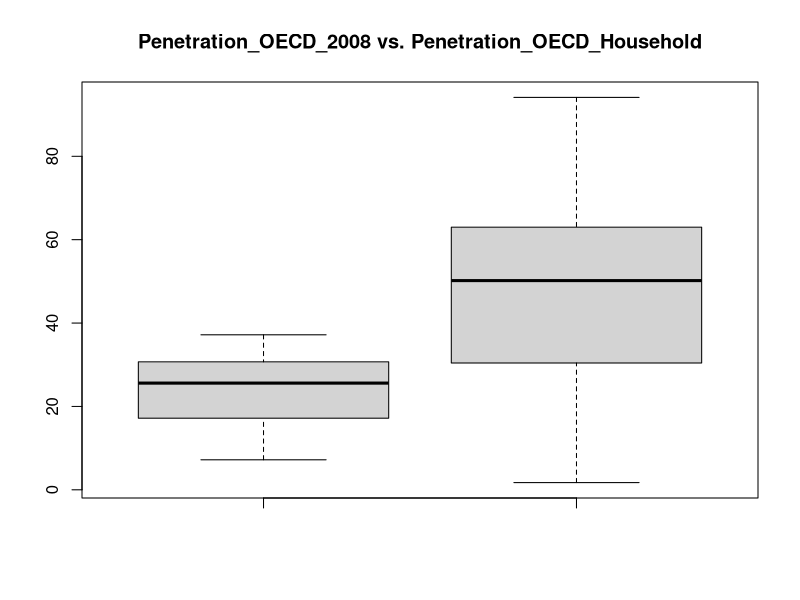
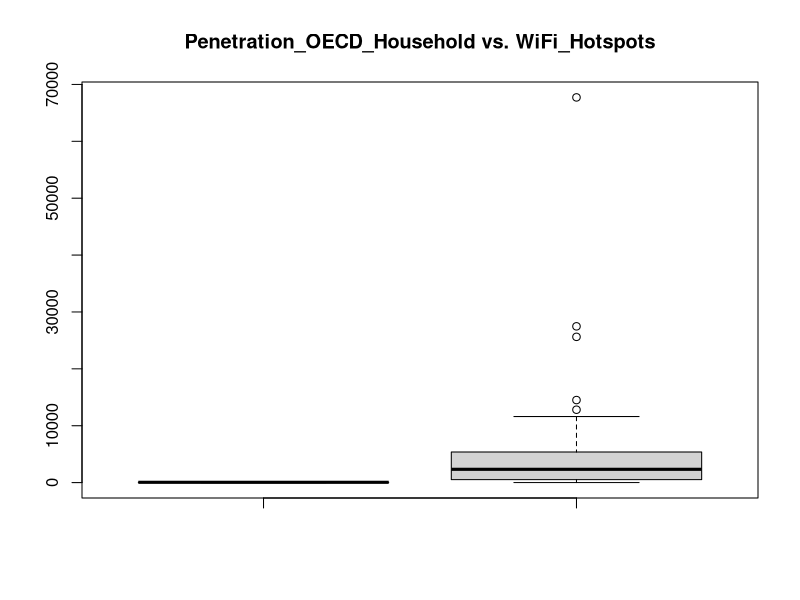
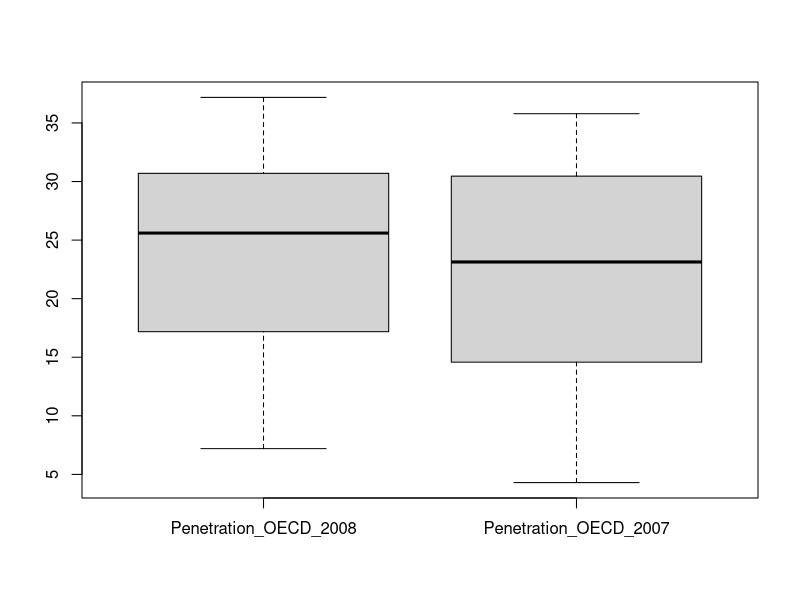
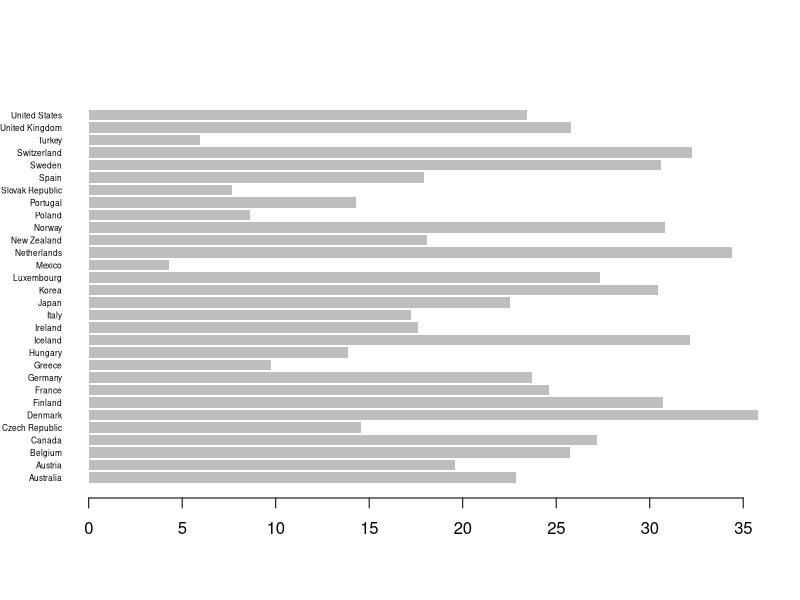
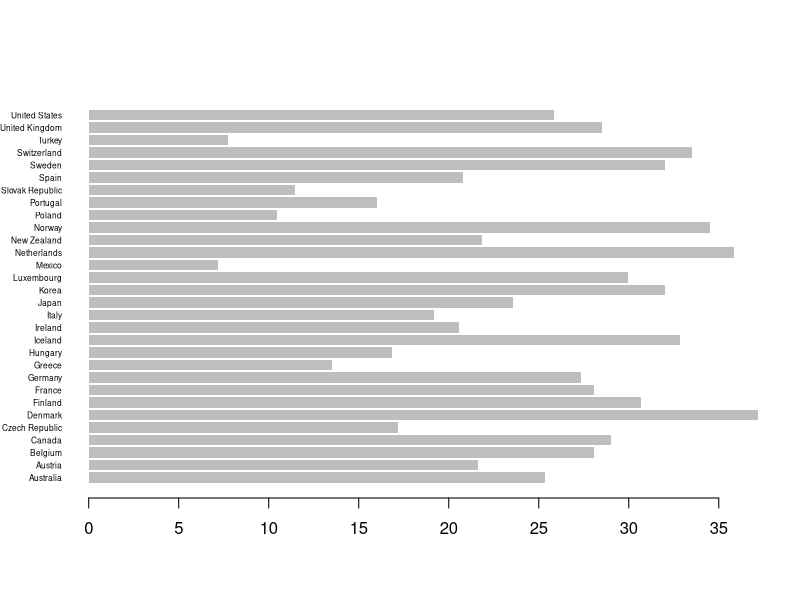
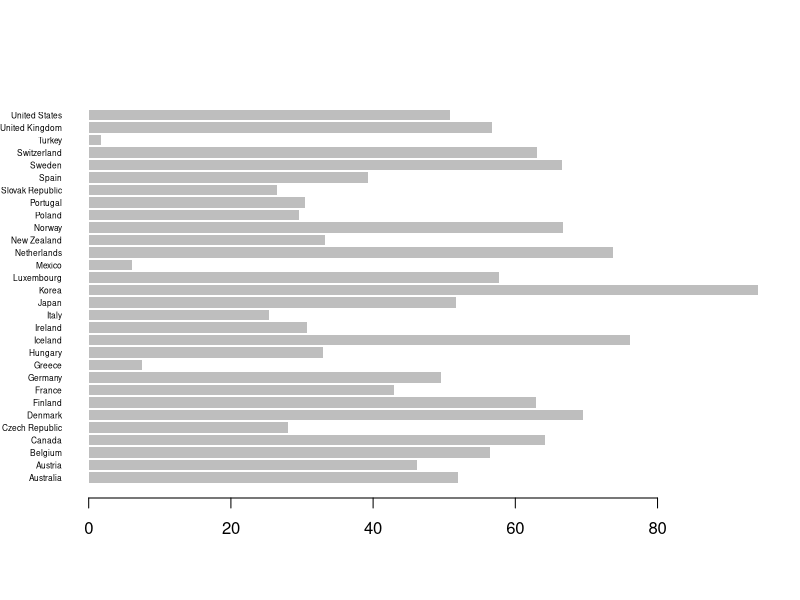

Here is the R script that generated these plots, in order:
## ---- chunk 1
knitr::opts_chunk$set(echo = TRUE)
## ---- chunk 2
setwd('/Users/arthur/Desktop')
## ---- chunk 3
Price = read.csv("Price.csv")
colnames(Price) <- c('Country', 'Country_Code', 'Price_LowSpeed', 'Price_MedSpeed', 'Price_HighSpeed', 'Price_VeryHighSpeed')
colnames(Price)
## ---- chunk 4
Penetration = read.csv("Penetration.csv")
#Drop the NA Column which contains no data
Penetration <- Penetration[, 0:12]
colnames(Penetration) <- c('Country', 'Country_Code', 'Penetration_OECD_2008', 'Penetration_OECD_2007', 'Penetration_OECD_Household', 'Penetration_OECD_2G_3G', 'Penetration_GC_Penetration', 'Penetration_3G', 'Growth_3G_Penetration', 'WiFi_Hotspots', 'Wifi_Hotspots_Per_100,000', 'Percent_Population_Urban')
colnames(Penetration)
## ---- chunk 5
summary(Penetration)
# Looking at the summary statistics of each variable, 
## ---- chunk 6
library(car)
boxplot(Penetration$Penetration_OECD_2008, Penetration$Penetration_OECD_Household, main = 'Penetration_OECD_2008 vs. Penetration_OECD_Household')
## ---- chunk 7
Negative = Penetration$Penetration_OECD_2007 > Penetration$Penetration_OECD_2008 
NP = Penetration[Negative, ]
NP
## ---- chunk 8
boxplot(Penetration$Penetration_OECD_Household, Penetration$WiFi_Hotspots, main = 'Penetration_OECD_Household vs. WiFi_Hotspots')
## ---- chunk 9
boxplot(Penetration[,3:4])
## ---- chunk 10
barplot(Penetration$Penetration_OECD_2007, names.arg=Penetration$Country, horiz=TRUE, las=1, cex.names=0.5, border=NA)
## ---- chunk 11
barplot(Penetration$Penetration_OECD_2008, names.arg=Penetration$Country
        , horiz=TRUE, las=1, cex.names=0.5, border=NA)
## ---- chunk 12

## ---- chunk 13
barplot(Penetration$Penetration_OECD_Household, names.arg=Penetration$Country
        , horiz=TRUE, las=1, cex.names=0.5, border=NA)
## ---- chunk 14
Speed = read.csv("Speed.csv")
colnames(Speed) <- c('Country', 'Country_Code', 'Maximum_Advertised_kbps', 'Avg_Advertised_kbps', 'Avg_Actual_kbps', 'Avg_Download_kbps', 'SD_Download_kbps', 'Avg_Upload_kbps', 'SD_Upload_kbps', 'Avg_Latency', 'SD_Latency', 'Median_Download_kbps', 'Median_Upload_kbps', 'Median_Latency', 'X90_Download_kbps', 'X90_Upload_kbps', 'X10_Latency')
colnames(Speed)
## ---- chunk 15
library("dplyr")
join1 = full_join(Price, Penetration, by = c("Country_Code" ="Country_Code"))
Broadband = full_join(join1, Speed, by = c("Country_Code" ="Country_Code"))
head(Broadband)
## ---- chunk 16
names(Broadband)
